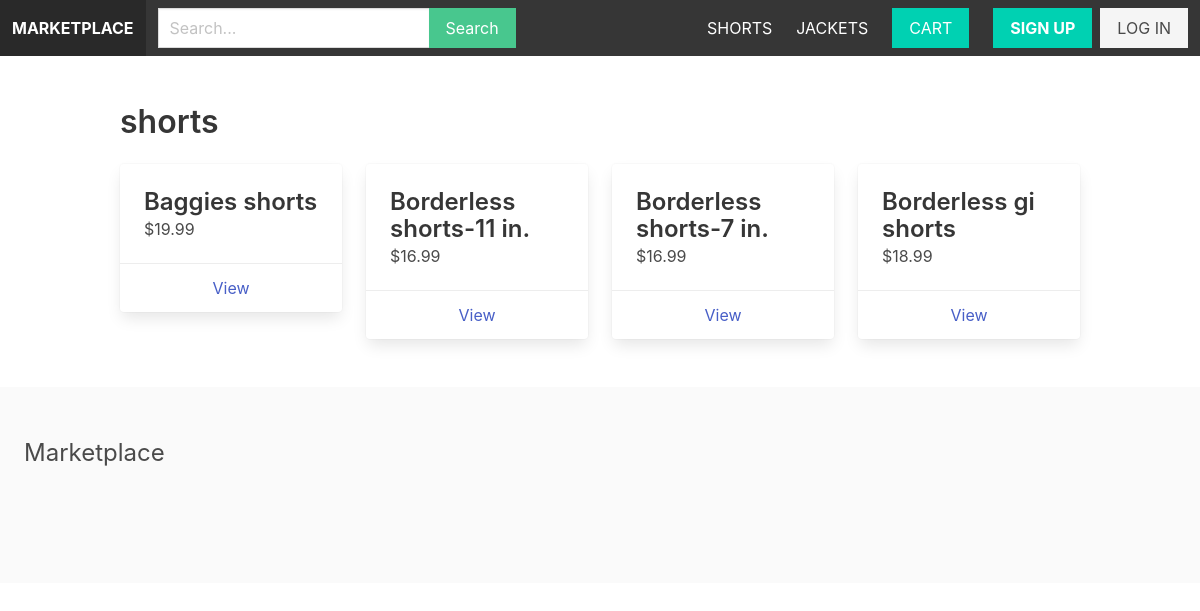
The page /all-shorts/ on the database its author committed.
### apps/store/models.py (models this page shows, shortened)
class Category(models.Model):
    title = models.CharField(max_length=255)
    slug = models.SlugField(max_length=255)
    ordering = models.IntegerField(default=0)
    class Meta:
        verbose_name_plural = 'Categories'
        ordering = ('ordering',)

class Product(models.Model):
    category = models.ForeignKey(Category, related_name='products', on_delete=models.CASCADE)
    title = models.CharField(max_length=255)
    slug = models.SlugField(max_length=255)
    description = models.TextField(blank=True, null=True)
    price = models.FloatField()
    is_featured = models.BooleanField(default=False)
    date_added = models.DateTimeField(auto_now_add=True)
    class Meta:
        ordering = ('date_added',)

### apps/store/views.py (the view)
# urls.py: path('<slug:slug>/', category_detail, name='category_detail'),
def category_detail(request, slug):
    category = get_object_or_404(Category, slug=slug)
    products = category.products.all()
    context = {
        'category' : category,
        'products' : products
    }
    return render(request, 'category_detail.html', context)

### apps/cart/context_processors.py (called while the page is built)
def cart(request):
    return {'cart': Cart(request)}

### apps/store/context_processors.py (called while the page is built)
def menu_categories(request):
    categories = Category.objects.all()
    return {'menu_categories':categories}

### apps/store/templates/category_detail.html (shortened to what this page needs)
{% extends 'core/base.html' %}
{% block content %}
<h1 class="title">{{ category.title }}</h1>
<div class='columns is-multiline'>
  {% for product in products %}
  <div class="column is-3">
    <div class="card">
      <div class="card-content">
        <div class="media">
          <div class="media-content">
            <p class="title is-4">{{ product.title }}</p>
            <p class="subtitle is-6">${{ product.price }}</p>
          </div>
        </div>
      </div>
      <footer class="card-footer">
        <a href="{% url 'product_detail' product.category.slug product.slug %}" class="card-footer-item">View</a>
      </footer>
    </div>
  </div>
  {% endfor %}
</div>
{% endblock %}

### apps/core/templates/core/base.html (shortened to what this page needs)
{% load static %}
<!DOCTYPE html>
<html>
<head>
  <link rel="stylesheet" href="https://cdn.jsdelivr.net/npm/bulma@0.9.1/css/bulma.min.css">
  <link rel="stylesheet" href="{% static 'styles/main.css' %}">
</head>
<body>
  <nav class="navbar is-dark">
    <div class="navbar-brand">
      <a href="/" class="navbar-item"><strong>Marketplace</strong></a>
    </div>
    <div class="navbar-menu" id="main-navbar">
      <div class="navbar-start">
        <div class="navbar-item">
          <form method="get" action="{% url 'search' %}">
            <div class="field has-addons">
              <div class="control">
                <input type="text" class="input" placeholder="Search..." name="query">
              </div>
              <div class="control">
                <button class="button is-success">Search</button>
              </div>
            </div>
          </form>
        </div>
      </div>
      <div class="navbar-end">
        {% for category in menu_categories %}
        <a href="{% url 'category_detail' category.slug %}" class="navbar-item">{{ category.title }}</a>
        {% endfor %}
        <div class="navbar-item">
          <a href="{% url 'cart' %}" class="button is-primary">Cart</a>
        </div>
        {% if request.user.is_authenticated %}
          <div class="navbar-item">
            <a href="{% url 'myaccount' %}" class="button is-light">My Account</a>
          </div>
        {% else %}
          <div class="navbar-item">
            <div class="buttons">
              <a href="{% url 'signup' %}" class="button is-primary"><strong>Sign Up</strong></a>
              <a href="{% url 'login' %}" class="button is-light">Log In</a>
            </div>
          </div>
        {% endif %}
      </div>
    </div>
  </nav>
  <section class="section">
    <div class="container">
      {% block content %}
      {% endblock %}
    </div>
  </section>
  <footer class="footer">
    <h3 class="is-size-4 mb-4">Marketplace</h3>
  </footer>
</body>
</html>

### static/styles/main.css (style rules this page uses)
.navbar { text-transform: uppercase; }
.input, .button { border-radius: 0; }

### rows shown on the page
Category: title "SHORTS", title "shorts"
Category: title "JACKETS"
Product: title "Baggies shorts", price "19.99"
Product: title "Borderless shorts-11 in.", price "16.99"
Product: title "Borderless shorts-7 in.", price "16.99"
Product: title "Borderless gi shorts", price "18.99"
